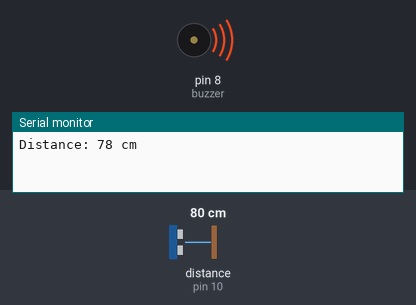
The sketch below on a simulated Arduino Uno, built with avr-gcc and run on an emulated ATmega328P. Shown: buzzer (waves = sounding, pin HIGH), the last lines printed to the serial monitor. Wiring (inferred from the names in the program): ultrasonic range finder: trigger pin 9; echo pin 10. Inputs (shaded band) come from the test bench; at power-on: distance to the obstacle (sensor on pin 10) 80 cm. The echo pulse lasts 58.3 µs per cm; pins used as bus, display or sensor lines are not drawn.

Above: at 0.31 s.
1.3 s: distance to the obstacle (sensor on pin 10) set to 2 cm
At 2.0 s:
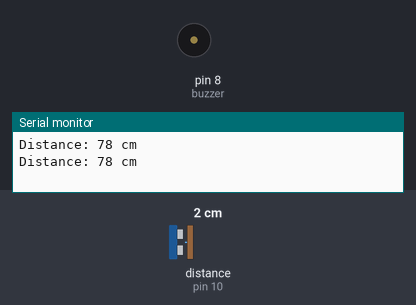
4.3 s: distance to the obstacle (sensor on pin 10) set to 18 cm
At 4.58 s:
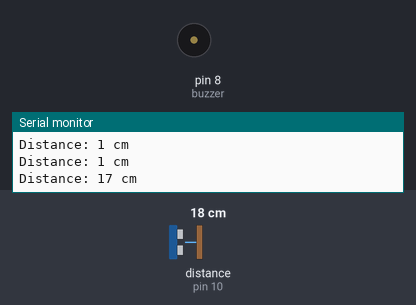
Timing chart, 0 to 13.3 s (numbered marks = the images above; inputs shaded):
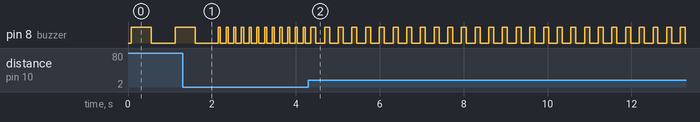

Measured:
- after the input at 4.3 s, pin 8 (buzzer): alternates HIGH for 0.12 s and LOW for 0.21 s, starting after 0.18 s
- by itself, pin 8 (buzzer): repeats every 0.18 s: HIGH 0.05 s, LOW 0.13 s

The sketch:

Smart_glass.ino
```cpp
const int trigPin = 9;
const int echoPin = 10;
const int buzzer = 8;

long duration;
int distance;

int readDistance() {
  digitalWrite(trigPin, LOW);
  delayMicroseconds(2);

  digitalWrite(trigPin, HIGH);
  delayMicroseconds(10);
  digitalWrite(trigPin, LOW);

  long dur = pulseIn(echoPin, HIGH, 30000); // timeout 30ms

  if (dur == 0) return 400; // if no signal, assume far distance

  return dur * 0.034 / 2;
}

void setup() {
  pinMode(trigPin, OUTPUT);
  pinMode(echoPin, INPUT);
  pinMode(buzzer, OUTPUT);
  Serial.begin(9600);
}

void loop() {

  int total = 0;
  for (int i = 0; i < 5; i++) {
    total += readDistance();
    delay(10);
  }
  distance = total / 5;

  Serial.print("Distance: ");
  Serial.print(distance);
  Serial.println(" cm");

  if (distance > 0 && distance <= 100) {

    int beepDelay = map(distance, 5, 100, 50, 600);
    beepDelay = constrain(beepDelay, 50, 600);

    digitalWrite(buzzer, HIGH);
    delay(beepDelay);
    digitalWrite(buzzer, LOW);
    delay(beepDelay);

  } else {
    digitalWrite(buzzer, LOW);
  }

  delay(30);
}
```
